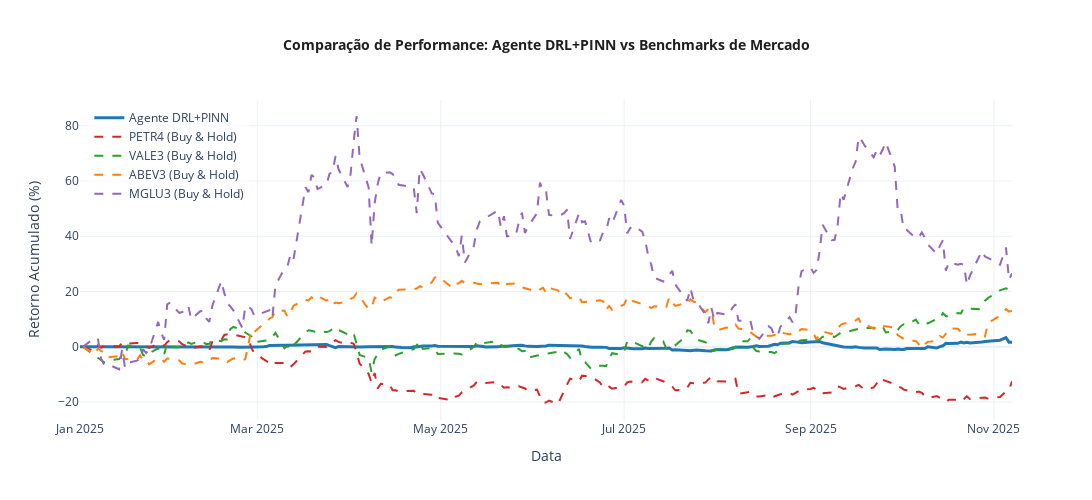

Notebook code cell kept with this figure:
### Markdown cell above
### 9.1 Curvas de Desempenho Comparativas (Plotly)

### Code cell
# Gráfico de Performance Comparativa
fig = go.Figure()

# Agente
fig.add_trace(go.Scatter(
    x=df_account['date'],
    y=df_account['cumulative_return'] * 100,
    name='Agente DRL+PINN',
    mode='lines',
    line=dict(color=COLOR_PALETTE['agent'], width=3),
    hovertemplate='<b>Data:</b> %{x|%d/%m/%Y}<br><b>Retorno Acum:</b> %{y:.2f}%<extra></extra>'
))

# Benchmarks
colors_bench = ['#d62728', '#2ca02c', '#ff7f0e', '#9467bd']
for (ticker, df_bench), color in zip(benchmarks_data.items(), colors_bench):
    fig.add_trace(go.Scatter(
        x=df_bench['date'],
        y=df_bench['cumulative_return'] * 100,
        name=f'{ticker} (Buy & Hold)',
        mode='lines',
        line=dict(color=color, width=2, dash='dash'),
        hovertemplate='<b>Data:</b> %{x|%d/%m/%Y}<br><b>Retorno Acum:</b> %{y:.2f}%<extra></extra>'
    ))

fig.update_layout(
    title=dict(
        text="<b>Comparação de Performance: Agente DRL+PINN vs Benchmarks de Mercado</b>",
        x=0.5, xanchor='center', font=dict(size=14, color='#1f1f1f')
    ),
    xaxis_title="Data",
    yaxis_title="Retorno Acumulado (%)",
    template=PLOTLY_TEMPLATE,
    hovermode='x unified',
    height=500,
    width=1200,
    legend=dict(x=0.01, y=0.99, bgcolor='rgba(255,255,255,0.8)')
)

fig.show()

### Figure 1 — Plotly figure (JSON) as saved in the notebook; plotly's stock layout.template omitted (floating-point values rounded to 4 significant figures; data arrays with more than 128 entries replaced by an {"elided": "..."} marker saying what was removed)
{"data": [{"hovertemplate": "<b>Data:</b> %{x|%d/%m/%Y}<br><b>Retorno Acum:</b> %{y:.2f}%<extra></extra>", "line": {"color": "#1f77b4", "width": 3}, "mode": "lines", "name": "Agente DRL+PINN", "type": "scatter", "x": {"elided": "223 str values"}, "y": {"elided": "223 float values"}}, {"hovertemplate": "<b>Data:</b> %{x|%d/%m/%Y}<br><b>Retorno Acum:</b> %{y:.2f}%<extra></extra>", "line": {"color": "#d62728", "dash": "dash", "width": 2}, "mode": "lines", "name": "PETR4 (Buy & Hold)", "type": "scatter", "x": {"elided": "206 str values"}, "y": {"elided": "206 float values"}}, {"hovertemplate": "<b>Data:</b> %{x|%d/%m/%Y}<br><b>Retorno Acum:</b> %{y:.2f}%<extra></extra>", "line": {"color": "#2ca02c", "dash": "dash", "width": 2}, "mode": "lines", "name": "VALE3 (Buy & Hold)", "type": "scatter", "x": {"elided": "206 str values"}, "y": {"elided": "206 float values"}}, {"hovertemplate": "<b>Data:</b> %{x|%d/%m/%Y}<br><b>Retorno Acum:</b> %{y:.2f}%<extra></extra>", "line": {"color": "#ff7f0e", "dash": "dash", "width": 2}, "mode": "lines", "name": "ABEV3 (Buy & Hold)", "type": "scatter", "x": {"elided": "206 str values"}, "y": {"elided": "206 float values"}}, {"hovertemplate": "<b>Data:</b> %{x|%d/%m/%Y}<br><b>Retorno Acum:</b> %{y:.2f}%<extra></extra>", "line": {"color": "#9467bd", "dash": "dash", "width": 2}, "mode": "lines", "name": "MGLU3 (Buy & Hold)", "type": "scatter", "x": {"elided": "206 str values"}, "y": {"elided": "206 float values"}}], "layout": {"height": 500, "hovermode": "x unified", "legend": {"bgcolor": "rgba(255,255,255,0.8)", "x": 0.01, "y": 0.99}, "title": {"font": {"color": "#1f1f1f", "size": 14}, "text": "<b>Comparação de Performance: Agente DRL+PINN vs Benchmarks de Mercado</b>", "x": 0.5, "xanchor": "center"}, "width": 1200, "xaxis": {"title": {"text": "Data"}}, "yaxis": {"title": {"text": "Retorno Acumulado (%)"}}}}
